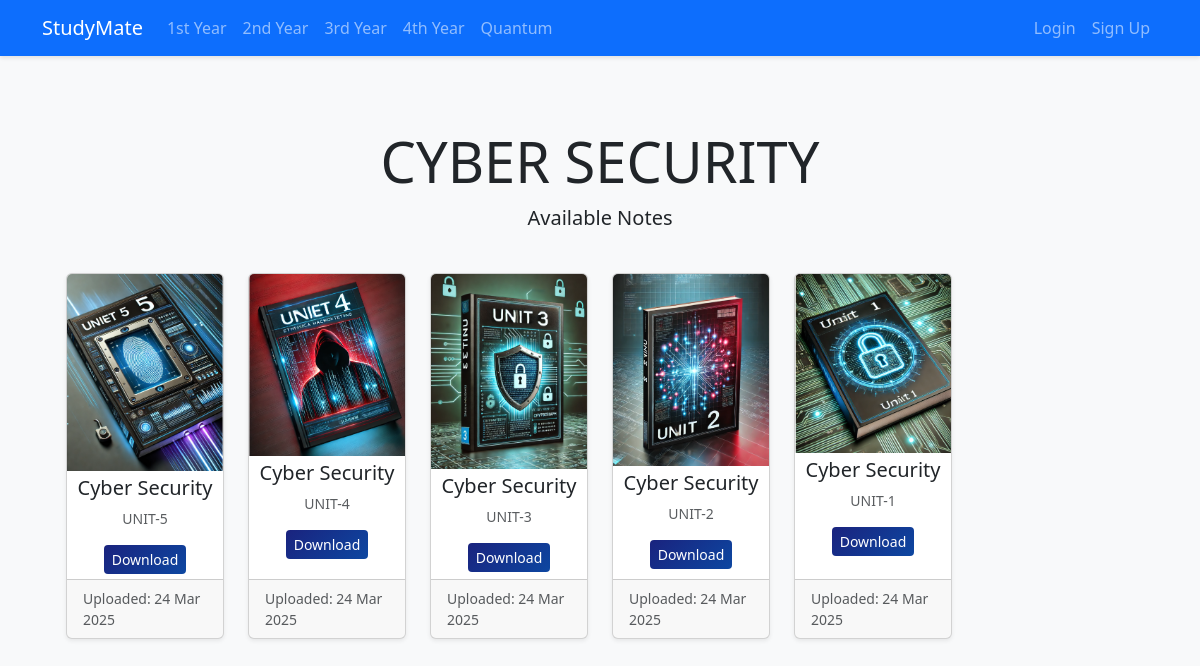
Page /subject/2/notes/ on the committed database.
### notes/models.py (models this page shows, shortened)
class Subject(models.Model):
    name = models.CharField(max_length=100)
    year = models.IntegerField()  # 1 for 1st year, 2 for 2nd year, etc.
    image = models.ImageField(upload_to='subject_images/', null=True, blank=True)
    is_quantum = models.BooleanField(default=False)
    class Meta:
        ordering = ['name']

class Note(models.Model):
    title = models.CharField(max_length=200)
    chapter = models.ForeignKey(Chapter, on_delete=models.CASCADE)
    file = models.FileField(upload_to='notes/')
    uploaded_by = models.ForeignKey(User, on_delete=models.CASCADE)
    upload_date = models.DateTimeField(auto_now_add=True)

class Chapter(models.Model):
    name = models.CharField(max_length=200)
    subject = models.ForeignKey(Subject, on_delete=models.CASCADE)
    image = models.ImageField(upload_to='chapter_images/', null=True, blank=True)
    unit_number = models.IntegerField(default=1)
    class Meta:
        ordering = ['unit_number', 'name']

### notes/views.py (the view)
# urls.py: path('subject/<int:subject_id>/notes/', views.subject_notes, name='subject_notes'),
def subject_notes(request, subject_id):
    subject = get_object_or_404(Subject, id=subject_id)
    notes = Note.objects.filter(chapter__subject=subject).order_by('-upload_date')
    return render(request, 'subject_notes.html', {
        'subject': subject,
        'notes': notes
    })

### templates/subject_notes.html (shortened to what this page needs)
{% extends 'base.html' %}
{% block content %}
<div class="container py-5">
    <div class="row mb-4">
        <div class="col-12 text-center">
            <h1 class="display-4">{{ subject.name }}</h1>
            <p class="lead">Available Notes</p>
        </div>
    </div>
    <div class="container">
        <div class="row">
            {% for note in notes %}
                <div class="col-md-2 mb-4">
                    <div class="card h-100 shadow-sm">
                        {% if note.chapter.image %}
                            <img src="{{ note.chapter.image.url }}" class="card-img-top" alt="{{ note.title }}">
                        {% endif %}
                        <div class="card-body text-center">
                            <h5 class="card-title">{{ note.title }}</h5>
                            <p class="card-text small text-muted">{{ note.chapter.name }}</p>
                            <div class="mt-3">
                                <a href="{{ note.file.url }}" class="btn btn-primary btn-sm" download>Download</a>
                            </div>
                        </div>
                        <div class="card-footer text-muted small">
                            Uploaded: {{ note.upload_date|date:"d M Y" }}
                        </div>
                    </div>
                </div>
            {% endfor %}
        </div>
    </div>
</div>
{% endblock %}

### static/css/style.css (style rules this page uses)
body { background-color: #f8f9fa; }
.card { transition: transform 0.2s; box-shadow: 0 2px 4px rgba(0, 0, 0, 0.1); }
.btn-primary { background: linear-gradient(135deg, #1a237e, #0d47a1); border: none; }
.card-body { padding: 5px !important; }

### rows in the picture
Subject: name "CYBER SECURITY"
Note: chapter.image (picture), title "Cyber Security", chapter.name "UNIT-5", upload_date "24 Mar 2025"
Note: chapter.image (picture), title "Cyber Security", chapter.name "UNIT-4", upload_date "24 Mar 2025"
Note: chapter.image (picture), title "Cyber Security", chapter.name "UNIT-3", upload_date "24 Mar 2025"
Note: chapter.image (picture), title "Cyber Security", chapter.name "UNIT-2", upload_date "24 Mar 2025"
Note: chapter.image (picture), title "Cyber Security", chapter.name "UNIT-1", upload_date "24 Mar 2025"
